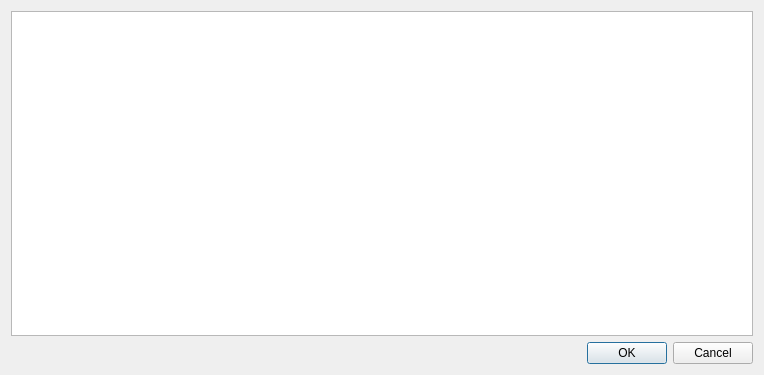
<?xml version="1.0" encoding="UTF-8"?>
<ui version="4.0">
 <class>SelectDeviceDialog</class>
 <widget class="QDialog" name="SelectDeviceDialog">
  <property name="geometry">
   <rect>
    <x>0</x>
    <y>0</y>
    <width>764</width>
    <height>375</height>
   </rect>
  </property>
  <property name="windowTitle">
   <string>Select Device</string>
  </property>
  <layout class="QVBoxLayout" name="verticalLayout">
   <item>
    <widget class="QTableWidget" name="deviceTableWidget">
     <property name="selectionMode">
      <enum>QAbstractItemView::SingleSelection</enum>
     </property>
     <property name="selectionBehavior">
      <enum>QAbstractItemView::SelectRows</enum>
     </property>
    </widget>
   </item>
   <item>
    <widget class="QDialogButtonBox" name="buttonBox">
     <property name="orientation">
      <enum>Qt::Horizontal</enum>
     </property>
     <property name="standardButtons">
      <set>QDialogButtonBox::Cancel|QDialogButtonBox::Ok</set>
     </property>
    </widget>
   </item>
  </layout>
 </widget>
 <resources/>
 <connections>
  <connection>
   <sender>buttonBox</sender>
   <signal>accepted()</signal>
   <receiver>SelectDeviceDialog</receiver>
   <slot>accept()</slot>
   <hints>
    <hint type="sourcelabel">
     <x>248</x>
     <y>254</y>
    </hint>
    <hint type="destinationlabel">
     <x>157</x>
     <y>274</y>
    </hint>
   </hints>
  </connection>
  <connection>
   <sender>buttonBox</sender>
   <signal>rejected()</signal>
   <receiver>SelectDeviceDialog</receiver>
   <slot>reject()</slot>
   <hints>
    <hint type="sourcelabel">
     <x>316</x>
     <y>260</y>
    </hint>
    <hint type="destinationlabel">
     <x>286</x>
     <y>274</y>
    </hint>
   </hints>
  </connection>
 </connections>
</ui>
